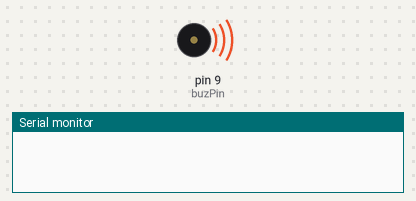
This sketch was run on a simulated Arduino Uno, built with avr-gcc and run on an emulated ATmega328P. On the bench: buzzer (waves = sounding, pin HIGH), the last lines printed to the serial monitor.

Above: at 1.0 s.
At 1.6 s:
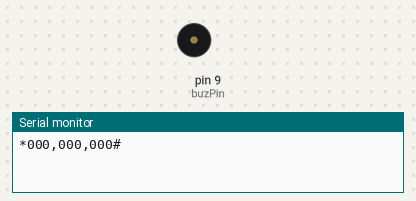
Timing chart, 0 to 3.1 s (numbered marks = the images above):
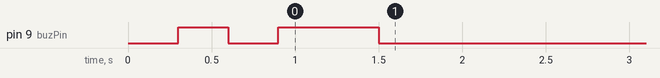

The sketch:

StickController.ino
```cpp
#include <PS2X_lib.h>  //for v1.6
#include <SoftwareSerial.h>

SoftwareSerial ss(3, 2); // RX, TX //Pin SoftwareSerial

byte start, select, up, down, right, left, kotak, segitiga, bulat, x, r1, r2, l1, l2, r3, l3 ;
int ly, lx, ry, rx ;
int valLX, valLY, valRX, valRY;
byte rAtas, rBawah, rKanan, rKiri;
byte lAtas, lBawah, lKanan, lKiri;
char output[25];
const int buzPin = 9 ;
//#define PS2_DAT        12  //14
//#define PS2_CMD        11  //15
//#define PS2_SEL        10  //16
//#define PS2_CLK        13  //17

//#define pressures   false
//#define rumble      false

PS2X ps2x;

byte error = 0;

void setup(){
  Serial.begin(57600);
  ss.begin(9600);
  delay(300);
  error = ps2x.config_gamepad(13, 11, 10, 12, 0, 0);
  pinMode(buzPin,OUTPUT);

  if(error == 0){
  digitalWrite(buzPin,1);
  delay(300);
  digitalWrite(buzPin,0);
  delay(300);
  digitalWrite(buzPin,1);
  delay(600);
  digitalWrite(buzPin,0);
  }
  else {
    digitalWrite(buzPin,1);
  }
}

void loop() {
  psRead();
  delay(80);
}

void psRead() {
  ps2x.read_gamepad(false, 0);

	if(ps2x.Button(PSB_PAD_UP)) 	{	up       = 1; }else up       	= 0;
  if(ps2x.Button(PSB_PAD_DOWN))	{ down     = 1; }else down     	= 0;
  if(ps2x.Button(PSB_PAD_RIGHT)){ right    = 1; }else right    	= 0;
  if(ps2x.Button(PSB_PAD_LEFT))	{ left     = 1; }else left     	= 0;

	if(ps2x.Button(PSB_TRIANGLE))	{ segitiga = 1; }else segitiga 	= 0;
  if(ps2x.Button(PSB_CROSS))		{ x        = 1; }else x        	= 0;
	if(ps2x.Button(PSB_SQUARE))		{ kotak    = 1; }else kotak    	= 0;
  if(ps2x.Button(PSB_CIRCLE))		{ bulat    = 1; }else bulat    	= 0;

	if(ps2x.Button(PSB_R1))				{ r1       = 1; }else r1     		= 0;
  if(ps2x.Button(PSB_R2))				{ r2       = 1;	}else r2     		= 0;
	if(ps2x.Button(PSB_R3))				{ r3       = 1; }else r3     		= 0;
	if(ps2x.Button(PSB_L1))				{ l1       = 1;	}else l1     		= 0;
  if(ps2x.Button(PSB_L2))				{ l2       = 1; }else l2     		= 0;
	if(ps2x.Button(PSB_L3))				{ l3       = 1; }else l3     		= 0;
	if(ps2x.Button(PSB_SELECT))		{ select   = 1; }else select   	= 0;
	if(ps2x.Button(PSB_START))		{ start    = 1; }else start    	= 0;

	valRX = ps2x.Analog(PSS_RX);
  valRY = ps2x.Analog(PSS_RY);
  valLX = ps2x.Analog(PSS_LX);
  valLY = ps2x.Analog(PSS_LY);

//	byte rAtas, rBawah, rKanan, rKiri;
////////============Analog Kanan Vertical==================//////////

	if(valRY > 128 + 3 ){
		rBawah = 1;
	}
	else if(valRY < 128 - 3){
		rAtas = 1;
	}
	else if (valRY > (128 - 3) && valRY < 128 + 3 ){
		rAtas  = 0;
		rBawah = 0;
	}
/////++++++++++++++++++++++++++++++++++++++++++++++++/////////

//////=============Analog Kanan Horizontal=========///////////

  if(valRX > 128 + 3 ){
    rKanan = 1;
  }
  else if(valRX < 128 - 3){
    rKiri = 1;
  }
  else if (valRX > (128 - 3) && valRX < 128 + 3 ){
    rKanan  = 0;
    rKiri = 0;
  }

////////////++++++++++++++++++++++++++++++++++++++++++///////

/////////=============Analog Kiri Vertical============/////////////

  if(valLY > 128 + 3 ){
    lBawah = 1;
  }
  else if(valLY < 128 - 3){
    lAtas = 1;
  }
  else if (valLY > (128 - 3) && valLY < 128 + 3 ){
    lAtas  = 0;
    lBawah = 0;
  }

/////////++++++++++++++++++++++++++++++++++++++++++++++/////////
///////////==========Analog Kiri Horizontal====================////////

  if(valLX > 128 + 3 ){
    lKanan = 1;
  }
  else if(valLX < 128 - 3){
    lKiri = 1;
  }
  else if (valLX > (128 - 3) && valLX < 128 + 3 ){
    lKanan  = 0;
    lKiri = 0;
  }

///////konversi data to Desimal////
int aa;
int bb;
int cc;
aa = (128*up)+(64*right)+(32*down)+(16*left)+(8*segitiga)+(4*bulat)+(2*x)+(1*kotak);
bb = (128*r1)+(64*r2)+(32*l1)+(16*l2)+(8*select)+(4*start)+(2*l3)+(1*r3);
cc = (128*lAtas)+(64*lKanan)+(32*lBawah)+(16*lKiri)+(8*rAtas)+(4*rKanan)+(2*rBawah)+(1*rKiri);

//menghitung Digit//
//int angkaA = aa,angkaB =bb,angkaC = cc;
//int banyakDigitA = 0 ;
//int banyakDigitB = 0 ;
//int banyakDigitC = 0 ;
//while(angkaA >0 ||angkaB >0 ||angkaC >0 ){
//   angkaA = (angkaA - (angkaA%10))/10;
//   angkaB = (angkaB - (angkaB%10))/10;
//   angkaC = (angkaC - (angkaC%10))/10;
//  banyakDigitA++ ;
//  banyakDigitB++ ;
//  banyakDigitC++ ;
//}


//    sprintf(output,"#,%03d,%03d,%03d\n",aa,bb,cc);
    sprintf(output,"*%03d,%03d,%03d#\n",aa,bb,cc);
     ss.print(output);
     Serial.print(output);

}
```
